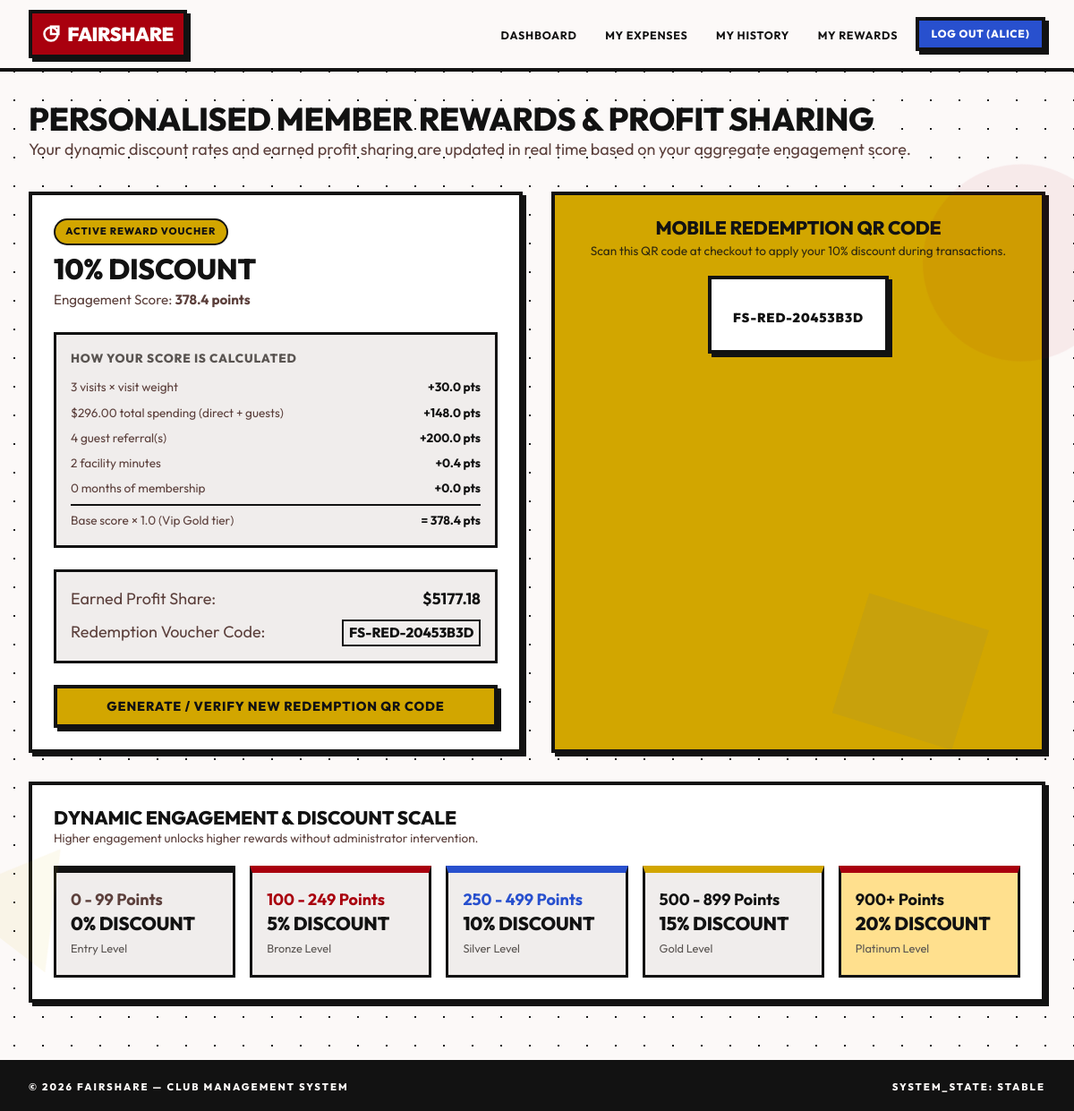
The page /member/rewards (signed in) on the database its author committed.
### tables this page shows
CREATE TABLE users (
            id INTEGER PRIMARY KEY AUTOINCREMENT,
            username TEXT UNIQUE NOT NULL,
            password_hash TEXT NOT NULL,
            role TEXT NOT NULL CHECK(role IN ('member', 'admin')),
            created_at TIMESTAMP DEFAULT CURRENT_TIMESTAMP
        );

CREATE TABLE members (
            id INTEGER PRIMARY KEY AUTOINCREMENT,
            user_id INTEGER UNIQUE NOT NULL,
            full_name TEXT NOT NULL,
            membership_type TEXT NOT NULL DEFAULT 'Standard',
            email TEXT NOT NULL,
            phone TEXT,
            member_code TEXT UNIQUE NOT NULL,
            join_date TIMESTAMP DEFAULT CURRENT_TIMESTAMP,
            FOREIGN KEY (user_id) REFERENCES users (id) ON DELETE CASCADE
        );

CREATE TABLE rewards (
            id INTEGER PRIMARY KEY AUTOINCREMENT,
            member_id INTEGER NOT NULL,
            engagement_score REAL DEFAULT 0.0,
            discount_percentage REAL DEFAULT 0.0,
            earned_profit_share REAL DEFAULT 0.0,
            redemption_code TEXT UNIQUE NOT NULL,
            status TEXT DEFAULT 'active' CHECK(status IN ('active', 'redeemed')),
            created_at TIMESTAMP DEFAULT CURRENT_TIMESTAMP,
            FOREIGN KEY (member_id) REFERENCES members (id) ON DELETE CASCADE
        );

### main.py (the view)
@app.route('/member/rewards', methods=['GET', 'POST'])
@login_required
def member_rewards():
    conn = get_db()
    cursor = conn.cursor()
    cursor.execute("SELECT id FROM members WHERE user_id = ?", (session['user_id'],))
    member = cursor.fetchone()
    rewards = EngagementEngine.update_member_rewards(member['id'])
    if request.method == 'POST':
        cursor.execute("UPDATE rewards SET status = 'redeemed' WHERE member_id = ? AND status = 'active'", (member['id'],))
        conn.commit()
        rewards = EngagementEngine.update_member_rewards(member['id'])
        flash('Voucher code generated & verified!', 'success')
    conn.close()
    return render_template('member/rewards.html', rewards=rewards)

### database.py (called while the page is built)
def get_db():
    db_path = Config.DATABASE
    os.makedirs(os.path.dirname(db_path), exist_ok=True)
    conn = sqlite3.connect(db_path)
    conn.row_factory = sqlite3.Row
    conn.execute("PRAGMA foreign_keys = ON;")
    return conn

### main.py (called while the page is built)
@app.after_request
def add_header(response):
    if app.debug:
        response.headers['Cache-Control'] = 'no-cache, no-store, must-revalidate'
    else:
        response.headers['Cache-Control'] = 'public, max-age=3600'
    return response

def login_required(f):
    @functools.wraps(f)
    def decorated_function(*args, **kwargs):
        if 'user_id' not in session:
            flash('Please log in to access this page.', 'warning')
            return redirect(url_for('login'))
        return f(*args, **kwargs)
    return decorated_function

@app.context_processor
def inject_user():
    user = None
    member = None
    guest = None
    if 'user_id' in session:
        conn = get_db()
        cursor = conn.cursor()
        cursor.execute("SELECT id, username, role FROM users WHERE id = ?", (session['user_id'],))
        user = cursor.fetchone()
        if user and user['role'] == 'member':
            cursor.execute("SELECT * FROM members WHERE user_id = ?", (user['id'],))
            member = cursor.fetchone()
        conn.close()
    if 'guest_id' in session:
        conn = get_db()
        cursor = conn.cursor()
        cursor.execute("SELECT id, guest_name, guest_code FROM guest_ids WHERE id = ?", (session['guest_id'],))
        guest = cursor.fetchone()
        conn.close()
    return dict(current_user=user, current_member=member, current_guest=guest)

### models.py (called while the page is built)
    @staticmethod
    def get_settings():
        conn = get_db()
        cursor = conn.cursor()
        cursor.execute("SELECT * FROM reward_settings ORDER BY id DESC LIMIT 1")
        settings = cursor.fetchone()
        conn.close()
        return settings

    @staticmethod
    def calculate_discount_band(score):
        if score >= 900:
            return 20.0
        elif score >= 500:
            return 15.0
        elif score >= 250:
            return 10.0
        elif score >= 100:
            return 5.0
        return 0.0

### templates/member/rewards.html (shortened to what this page needs)
{% extends "base.html" %}
{% block content %}
<div style="margin-bottom: 2rem;">
  <h1>Personalised Member Rewards & Profit Sharing</h1>
  <p style="color: var(--text-muted);">Your dynamic discount rates and earned profit sharing are updated in real time based on your aggregate engagement score.</p>
</div>
<div class="grid grid-cols-2" style="gap: 2rem; margin-bottom: 2rem;">
  <div class="card">
    <span class="badge badge-emerald" style="margin-bottom: 0.5rem;">Active Reward Voucher</span>
    <h2 style="font-size: 2rem; margin-bottom: 0.25rem;">{{ "%.0f"|format(rewards.discount_percentage) }}% Discount</h2>
    <p style="color: var(--text-muted); font-size: 0.95rem; margin-bottom: 1.5rem;">Engagement Score: <strong>{{ "%.1f"|format(rewards.engagement_score) }} points</strong></p>
    <div style="background: var(--surface-dim); border: 3px solid var(--border-glass); padding: 1rem; margin-bottom: 1.5rem; font-size: 0.85rem;">
      <span style="color: var(--text-dim); font-weight: 800; text-transform: uppercase; letter-spacing: 0.06em;">How your score is calculated</span>
      <div style="margin-top: 0.65rem; display: grid; gap: 0.4rem;">
        <div style="display: flex; justify-content: space-between;">
          <span style="color: var(--text-muted);">{{ rewards.details.visit_count }} visits &times; visit weight</span>
          <strong style="color: var(--ink);">+{{ "%.1f"|format(rewards.details.visit_points) }} pts</strong>
        </div>
        <div style="display: flex; justify-content: space-between;">
          <span style="color: var(--text-muted);">${{ "%.2f"|format(rewards.details.total_spending) }} total spending (direct + guests)</span>
          <strong style="color: var(--ink);">+{{ "%.1f"|format(rewards.details.spending_points) }} pts</strong>
        </div>
        <div style="display: flex; justify-content: space-between;">
          <span style="color: var(--text-muted);">{{ rewards.details.guest_referrals }} guest referral(s)</span>
          <strong style="color: var(--ink);">+{{ "%.1f"|format(rewards.details.referral_points) }} pts</strong>
        </div>
        <div style="display: flex; justify-content: space-between;">
          <span style="color: var(--text-muted);">{{ rewards.details.facility_minutes }} facility minutes</span>
          <strong style="color: var(--ink);">+{{ "%.1f"|format(rewards.details.facility_points) }} pts</strong>
        </div>
        <div style="display: flex; justify-content: space-between;">
          <span style="color: var(--text-muted);">{{ rewards.details.loyalty_months }} months of membership</span>
          <strong style="color: var(--ink);">+{{ "%.1f"|format(rewards.details.loyalty_points) }} pts</strong>
        </div>
        <div style="display: flex; justify-content: space-between; border-top: 2px solid var(--border-glass); padding-top: 0.4rem;">
          <span style="color: var(--text-muted);">Base score &times; {{ rewards.details.tier_multiplier }} ({{ rewards.details.membership_type }} tier)</span>
          <strong style="color: var(--ink);">= {{ "%.1f"|format(rewards.engagement_score) }} pts</strong>
        </div>
      </div>
    </div>
    <div style="background: var(--surface-dim); border: 3px solid var(--border-glass); padding: 1rem; margin-bottom: 1.5rem;">
      <div style="display: flex; justify-content: space-between; margin-bottom: 0.5rem;">
        <span style="color: var(--text-muted);">Earned Profit Share:</span>
        <strong style="color: var(--ink); font-size: 1.1rem;">${{ "%.2f"|format(rewards.earned_profit_share) }}</strong>
      </div>
      <div style="display: flex; justify-content: space-between;">
        <span style="color: var(--text-muted);">Redemption Voucher Code:</span>
        <code style="color: var(--ink); font-weight: 800;">{{ rewards.redemption_code }}</code>
      </div>
    </div>
    <form action="{{ url_for('member_rewards') }}" method="POST">
      <button type="submit" class="btn btn-emerald" style="width: 100%;">
        Generate / Verify New Redemption QR Code
      </button>
    </form>
  </div>
  <div class="card card-yellow" style="text-align: center;">
    <h3 style="color: var(--on-tertiary);">Mobile Redemption QR Code</h3>
    <p style="color: var(--on-tertiary); font-size: 0.85rem; margin-top: 0.25rem; opacity: 0.85;">Scan this QR code at checkout to apply your {{ "%.0f"|format(rewards.discount_percentage) }}% discount during transactions.</p>
    <div style="background: #ffffff; border: 4px solid var(--border-glass); padding: 1.5rem; display: inline-block; margin-top: 1rem; box-shadow: 4px 4px 0 0 var(--shadow-color);">
      <div style="margin-top: 0.5rem; color: #121212; font-family: 'Outfit', monospace; font-weight: 900; font-size: 0.9rem; letter-spacing: 0.06em;">
        {{ rewards.redemption_code }}
      </div>
    </div>
  </div>
</div>
<div class="card">
  <h3>Dynamic Engagement & Discount Scale</h3>
  <p style="color: var(--text-muted); font-size: 0.85rem; margin-bottom: 1.25rem;">Higher engagement unlocks higher rewards without administrator intervention.</p>
  <div class="grid grid-cols-5" style="gap: 1rem;">
    <div style="background: var(--surface-dim); border: 3px solid var(--border-glass); padding: 1rem; border-top: 8px solid var(--border-glass);">
      <strong style="color: var(--text-muted);">0 - 99 Points</strong>
      <h4 style="font-size: 1.3rem;">0% Discount</h4>
      <span style="font-size: 0.8rem; color: var(--text-dim);">Entry Level</span>
    </div>
    <div style="background: var(--surface-dim); border: 3px solid var(--border-glass); padding: 1rem; border-top: 8px solid var(--primary);">
      <strong style="color: var(--primary);">100 - 249 Points</strong>
      <h4 style="font-size: 1.3rem;">5% Discount</h4>
      <span style="font-size: 0.8rem; color: var(--text-dim);">Bronze Level</span>
    </div>
    <div style="background: var(--surface-dim); border: 3px solid var(--border-glass); padding: 1rem; border-top: 8px solid var(--secondary);">
      <strong style="color: var(--secondary);">250 - 499 Points</strong>
      <h4 style="font-size: 1.3rem;">10% Discount</h4>
      <span style="font-size: 0.8rem; color: var(--text-dim);">Silver Level</span>
    </div>
    <div style="background: var(--surface-dim); border: 3px solid var(--border-glass); padding: 1rem; border-top: 8px solid var(--tertiary);">
      <strong style="color: var(--ink);">500 - 899 Points</strong>
      <h4 style="font-size: 1.3rem;">15% Discount</h4>
      <span style="font-size: 0.8rem; color: var(--text-dim);">Gold Level</span>
    </div>
    <div style="background: var(--tertiary-soft); border: 3px solid var(--border-glass); padding: 1rem; border-top: 8px solid var(--primary);">
      <strong style="color: var(--ink);">900+ Points</strong>
      <h4 style="font-size: 1.3rem;">20% Discount</h4>
      <span style="font-size: 0.8rem; color: var(--text-dim);">Platinum Level</span>
    </div>
  </div>
</div>
{% endblock %}

### templates/base.html (shortened to what this page needs)
<!DOCTYPE html>
<html lang="en">
<head>
  <link rel="stylesheet" href="{{ url_for('static', filename='css/styles.css') }}?v=10">
</head>
<body>
  <nav class="navbar">
    <div class="navbar-container">
      <a href="{% if current_user %}{% if current_user.role == 'admin' %}{{ url_for('admin_dashboard') }}{% else %}{{ url_for('member_dashboard') }}{% endif %}{% else %}{{ url_for('index') }}{% endif %}" class="brand-logo">
        <svg width="20" height="20" viewBox="0 0 24 24" fill="none" stroke="currentColor" stroke-width="3" stroke-linecap="square">
          <circle cx="12" cy="12" r="9"></circle>
          <rect x="12" y="2" width="10" height="10"></rect>
        </svg>
        FairShare
      </a>
      <ul class="nav-links" id="nav-links">
        {% if current_user %}
          {% if current_user.role == 'admin' %}
            <li><a href="{{ url_for('admin_dashboard') }}" class="nav-link">Dashboard</a></li>
            <li><a href="{{ url_for('admin_members') }}" class="nav-link">Members</a></li>
            <li><a href="{{ url_for('admin_activity') }}" class="nav-link">Activity</a></li>
          {% else %}
            <li><a href="{{ url_for('member_dashboard') }}" class="nav-link">Dashboard</a></li>
            <li><a href="{{ url_for('member_expenses') }}" class="nav-link">My Expenses</a></li>
            <li><a href="{{ url_for('member_activity') }}" class="nav-link">My History</a></li>
            <li><a href="{{ url_for('member_rewards') }}" class="nav-link">My Rewards</a></li>
          {% endif %}
          <li><a href="{{ url_for('logout') }}" class="btn btn-secondary btn-sm">Log Out ({{ current_user.username }})</a></li>
        {% else %}
          <li><a href="{{ url_for('login') }}" class="btn btn-primary btn-sm">Log In</a></li>
        {% endif %}
      </ul>
    </div>
  </nav>
  <main class="main-content">
    {% block content %}{% endblock %}
  </main>
  <footer>
    <span>&copy; 2026 FairShare — Club Management System</span>
    <span>SYSTEM_STATE: STABLE</span>
  </footer>
</body>
</html>

### rows shown on the page
users: username "ALICE"
members: details.membership_type "Vip Gold"
rewards: redemption_code "FS-RED-20453B3D"

### other values the page prints
{{ "%.0f"|format(rewards.discount_percentage) }} "10"
{{ "%.1f"|format(rewards.engagement_score) }} "378.4"
{{ rewards.details.visit_count }} "3"
{{ "%.1f"|format(rewards.details.visit_points) }} "30.0"
{{ "%.2f"|format(rewards.details.total_spending) }} "296.00"
{{ "%.1f"|format(rewards.details.spending_points) }} "148.0"
{{ rewards.details.guest_referrals }} "4"
{{ "%.1f"|format(rewards.details.referral_points) }} "200.0"
{{ rewards.details.facility_minutes }} "2"
{{ "%.1f"|format(rewards.details.facility_points) }} "0.4"
{{ rewards.details.loyalty_months }} "0"
{{ "%.1f"|format(rewards.details.loyalty_points) }} "0.0"
{{ rewards.details.tier_multiplier }} "1.0"
{{ "%.2f"|format(rewards.earned_profit_share) }} "5177.18"
